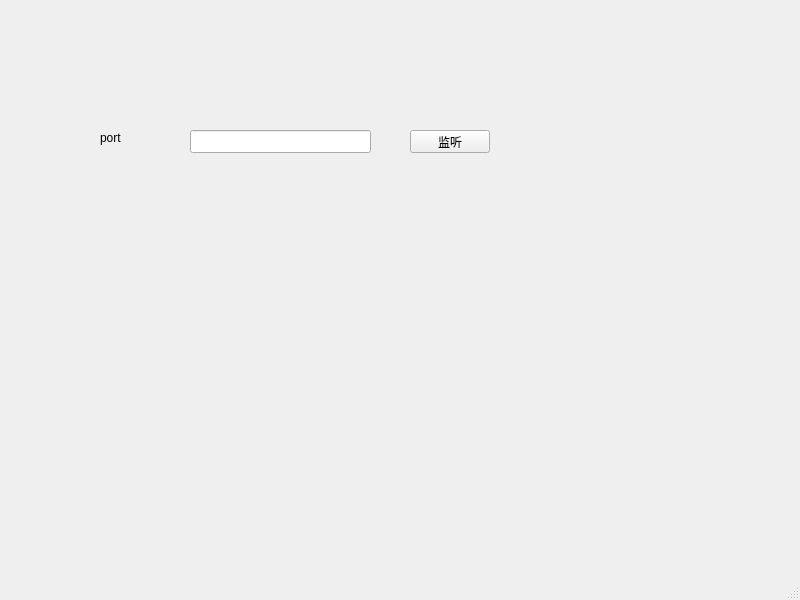
<?xml version="1.0" encoding="UTF-8"?>
<ui version="4.0">
 <class>MainWindow</class>
 <widget class="QMainWindow" name="MainWindow">
  <property name="geometry">
   <rect>
    <x>0</x>
    <y>0</y>
    <width>800</width>
    <height>600</height>
   </rect>
  </property>
  <property name="windowTitle">
   <string>MainWindow</string>
  </property>
  <widget class="QWidget" name="centralwidget">
   <widget class="QLabel" name="label">
    <property name="geometry">
     <rect>
      <x>100</x>
      <y>130</y>
      <width>53</width>
      <height>15</height>
     </rect>
    </property>
    <property name="text">
     <string>port</string>
    </property>
   </widget>
   <widget class="QLineEdit" name="protLineEdit">
    <property name="geometry">
     <rect>
      <x>190</x>
      <y>130</y>
      <width>181</width>
      <height>23</height>
     </rect>
    </property>
   </widget>
   <widget class="QPushButton" name="ListenPushButton">
    <property name="geometry">
     <rect>
      <x>410</x>
      <y>130</y>
      <width>80</width>
      <height>23</height>
     </rect>
    </property>
    <property name="text">
     <string>监听</string>
    </property>
   </widget>
  </widget>
  <widget class="QMenuBar" name="menubar">
   <property name="geometry">
    <rect>
     <x>0</x>
     <y>0</y>
     <width>800</width>
     <height>20</height>
    </rect>
   </property>
  </widget>
  <widget class="QStatusBar" name="statusbar"/>
 </widget>
 <resources/>
 <connections/>
</ui>
